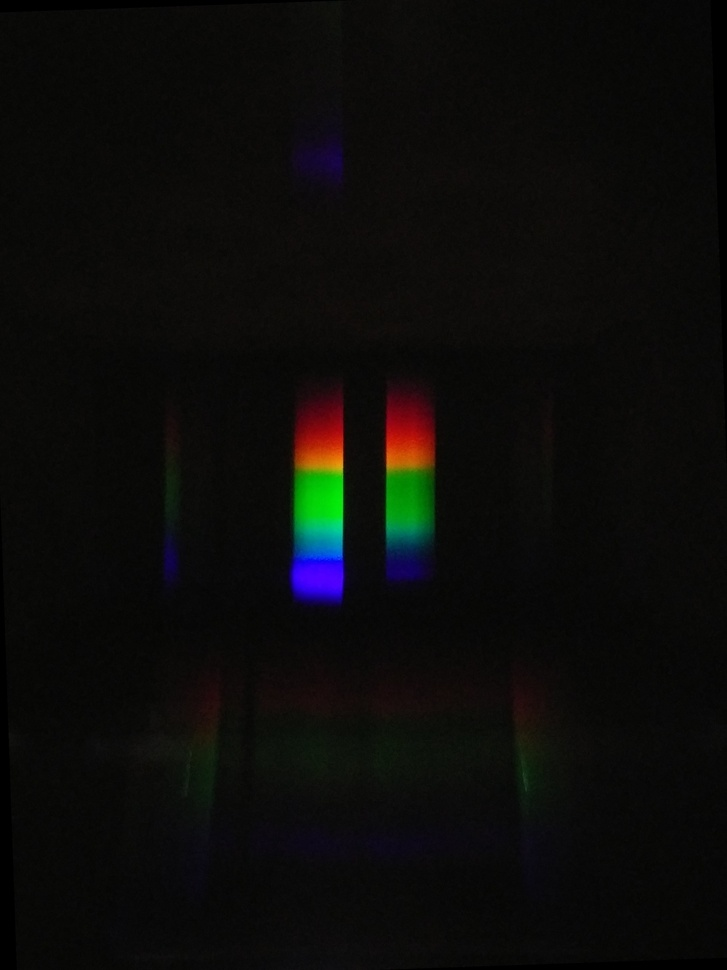
#> input picture EOSpec01/EOS_imgs/example_spec.jpg, 727 x 970 px, shrunk from 2448 x 3264 before the run
$ jupyter execute ImgAna_01.ipynb   (Python 2 division)
#> lines starting #> are read from the running program, lines starting #| are printed output that depends on the picture
# EOSpec image analysis Python/iPythonNotebook code

- Python version 2.7.15 (Anaconda 64-bit)

- A minimal version of the Python image analysis script, ImgAna_minimum.py, is also available in the same repo.

- Feel free to share and modify.

[cell 1]
import sys
print sys.version

## - 00 - import libraries: MatPlotLib for handling images; NumPy for matrix manipulation

[cell 2]
import matplotlib.pyplot as pp
import numpy as np
import math
import warnings

## - 01 - function for displaying images and making figures

[cell 3]
# x_plt: numpy array of plot, datatype float
# marker: marker of 1D-plot
# x_max: range of gray-scale plot

def fig_out( x_plt, fig_dpi=100, marker="k-", x_max=1.0 ):
#> called with x_plt = array of shape (2, 4, 3), fig_dpi = 100, marker = 'k-', x_max = 1
    pp.figure( dpi=fig_dpi )

    if x_plt.ndim == 1:
        # make a 1D plot (use array index as x-coord)
        pp.style.use( "seaborn-darkgrid" )
        pp.plot( x_plt, marker )

    elif x_plt.ndim == 2:
        if len( x_plt[0] ) == 3:
            # make three 1D plot (rgb channels, use array index as x-coord)
            pp.style.use( "seaborn-darkgrid" )
            pp.plot( x_plt[:,0], 'r-' )
            pp.plot( x_plt[:,1], 'g-' )
            pp.plot( x_plt[:,2], 'b-' )
        else:
            # make a 2D grayscale image, with color bar
            pp.style.use( "seaborn-dark" )
            pp.imshow( x_plt, cmap="gray", vmin=0, vmax=x_max )
            pp.colorbar()
            pp.show()

    elif x_plt.ndim == 3:
        # make a 2D RGB image
        pp.style.use( "seaborn-dark" )
        pp.imshow( x_plt )
        pp.show()
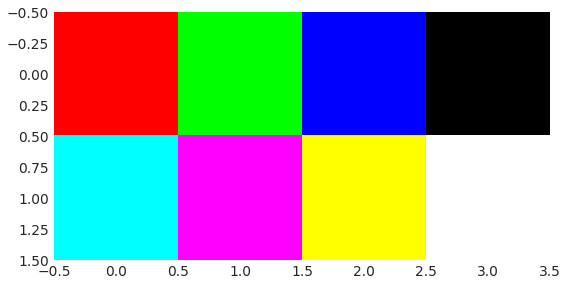
#> figure drawn by matplotlib, 1 panel

    else:
        print("Input not recognized.")
        ## Not raise an error because no other functions depend on the output of this function.

In Python, an image is represented by a 3D-numpy array.
For example, a simple image of:
red, green, blue, black
cyan, purple, yellow, white
can be written as the following:

[cell 4]
xi8 = np.array([[[255,0,0], [0,255,0], [0,0,255], [0,0,0]],
                [[0,255,255], [255,0,255], [255,255,0], [255,255,255]]])
fig_out( xi8, fig_dpi=100 )

- Pixel location matches the element location in the 2D-array x_img.
- Each pixel is an (r,g,b) pixel, with 8-bit (0-255) pixel depth.

[cell 5]
x8 = xi8.astype( float )/255.0
fig_out( x8, fig_dpi=100 )

- Each pixel is converted to float64 (from an 8-bit int)
- fig_out() function works the same

[cell 6]
# example of an image from EOS 1
img_file = "EOSpec01/EOS_imgs/example_spec.jpg"
xi = pp.imread( img_file )
#> xi is the input picture: shape (970, 727, 3); mean R, G, B 11.7, 11.6, 9.9
np.amax(xi)
#> Out = 255

[cell 7]
x_img = xi.astype( float )/255.0
fig_out( x_img, 200 )

[cell 8]
np.shape(x_img)
#> Out = (970, 727, 3)

[cell 9]
x_img.dtype

- Shape of the x_img array is height(Y) * width(X) * 3 (rgb)
- Element of the x_img is float64

## - 02 - function for calculating the color_diff_sum heat map

[cell 10]
# x_img: input image as numpy array, expected to be a 3D float64 array
# fo: figure output

def cal_heatmap( x, fo=False, fdpi=120 ):
    if x.dtype != 'float64':
        raise TypeError( "Image array element is expected to be float64." )

    if x.ndim == 2:
        cds  = abs(x[:,0]-x[:,1])
        cds += abs(x[:,0]-x[:,2])
        cds += abs(x[:,1]-x[:,2])
    elif x.ndim == 3:
        cds  = abs(x[:,:,0]-x[:,:,1])
        cds += abs(x[:,:,0]-x[:,:,2])
        cds += abs(x[:,:,1]-x[:,:,2])
    else:
        raise ValueError( "Dimension of image array is expected to be 2 or 3." )

    cds = cds/np.amax(cds)

    if fo == True:
        fig_out( cds, fig_dpi=fdpi )
#> call 4 of fig_out, with x_plt = array of shape (2, 4), fig_dpi = 120, marker = 'k-', x_max = 1
#> in fig_out (call 4), `pp.show()`:
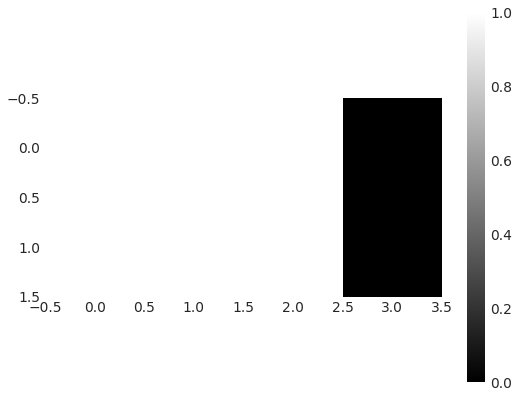
#> figure drawn by matplotlib, 2 panels
    else:
        pass

    return cds

This color_diff_sum metric is used to rank the colorfulness of the pixels.
It highlights bright colors while suppresses white and black, as demonstrated below:

[cell 11]
cal_heatmap( x8, True )

[cell 12]
# try out the heat map function on the example image
hm = cal_heatmap( x_img, True )
#> call 2 of cal_heatmap, with fo = True, fdpi = 120
#> in cal_heatmap (call 2), `cds  = abs(x[:,:,0]-x[:,:,1])`:
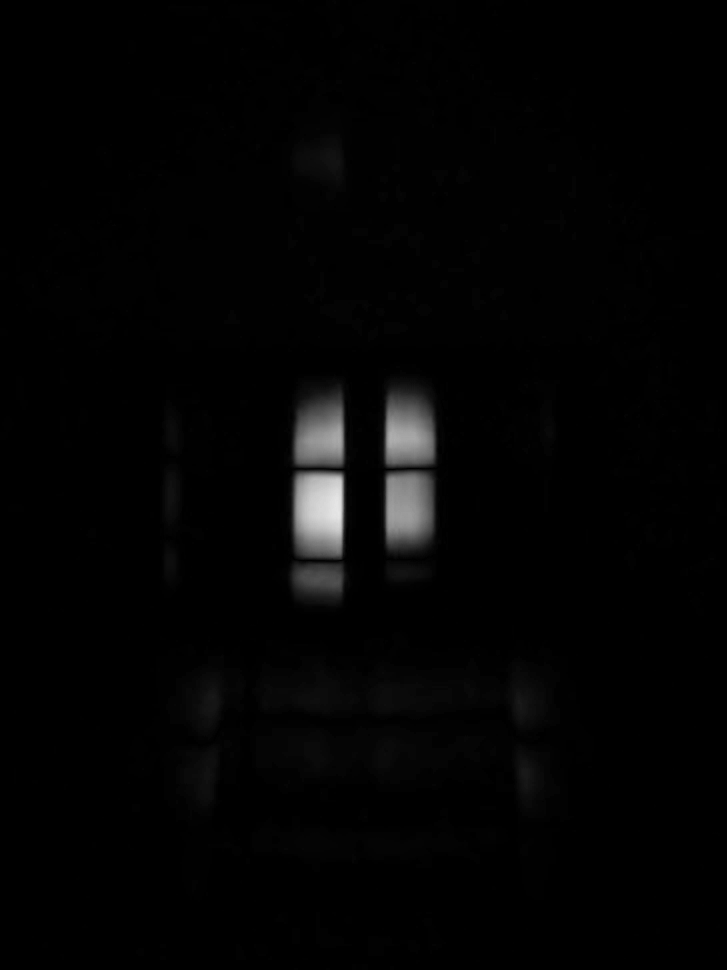
#> cds: shape (970, 727) float64; min 0, max 0.906, mean 0.0144
#> in cal_heatmap (call 2), `cds += abs(x[:,:,0]-x[:,:,2])`:
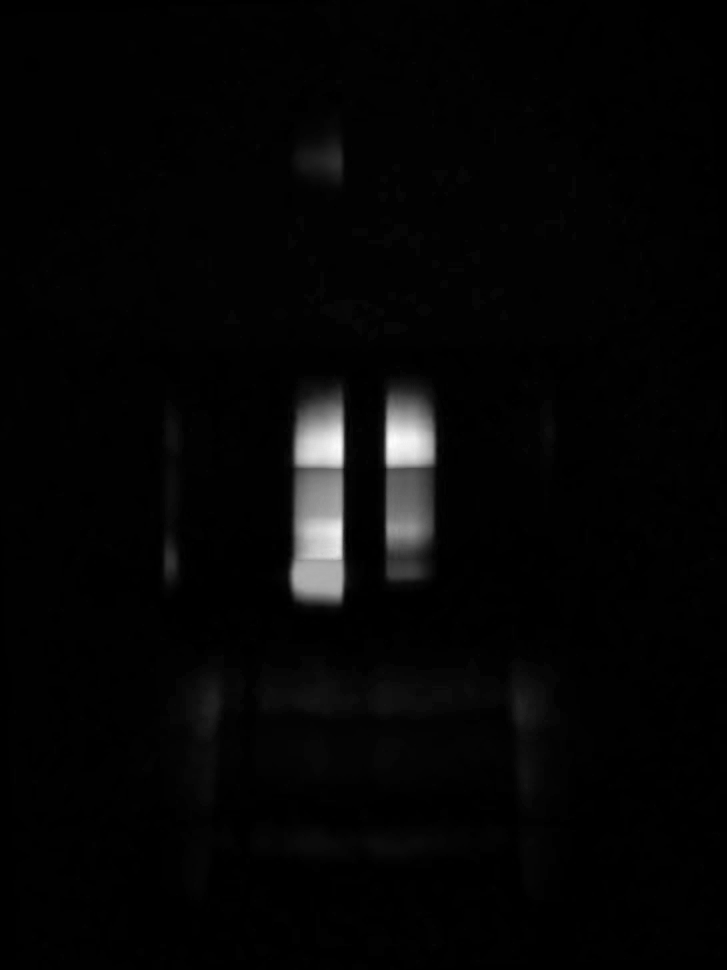
#> cds: shape (970, 727) float64; min 0, max 1.45, mean 0.0332; drawn with min black and max white
#> in fig_out (call 5), `pp.show()`:
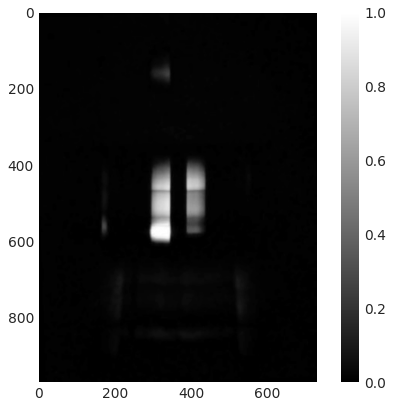
#> figure drawn by matplotlib, 2 panels

## - 03 - function for correcting the alignment of the spectra

The PIL library is needed for rotating images. If PIL library is not available, you may manually correct the alignment and skip this step.

[cell 13]
try:
    from PIL import Image
    PIL_imported = True
    print("PIL module imported.")
except ImportError:
    PIL_imported = False
    print("PIL module not available. Cannot do spectra alignment.")

[cell 14]
def align_spec(img, n=0.5, fo=False):
#> called with img = 'EOSpec01/EOS_imgs/example_spec_rot.jpg', n = 0.5, fo = False
    if PIL_imported == False:
        raise RuntimeError( "PIL library not available." )
    else:
        pass

    xir = pp.imread( img )
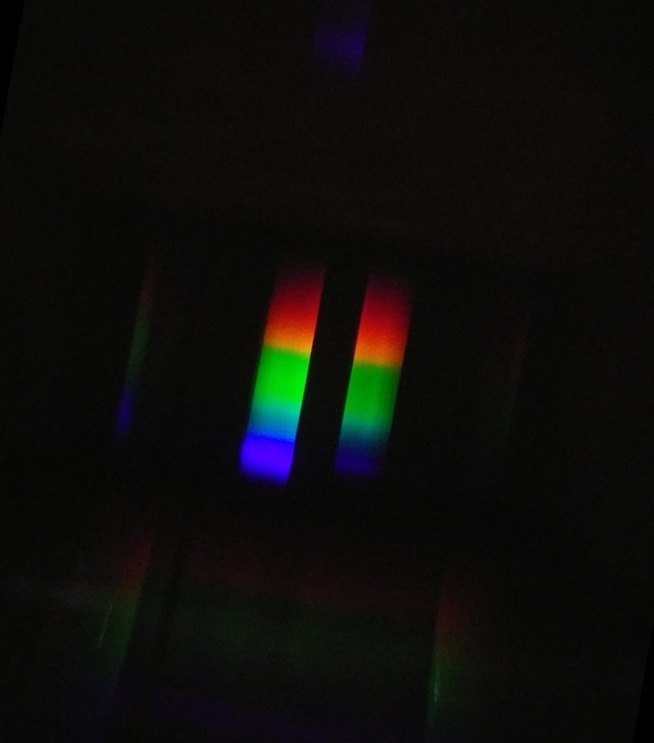
#> input picture EOSpec01/EOS_imgs/example_spec_rot.jpg, 654 x 743 px, shrunk from 2200 x 2500 before the run
#> xir is the input picture: shape (743, 654, 3); mean R, G, B 13, 13, 11
    xr_img = xir.astype( float )/255.0
    hm_img = cal_heatmap( xr_img )
#> call 3 of cal_heatmap, with fo = False, fdpi = 120
#> in cal_heatmap (call 3), `cds  = abs(x[:,:,0]-x[:,:,1])`:
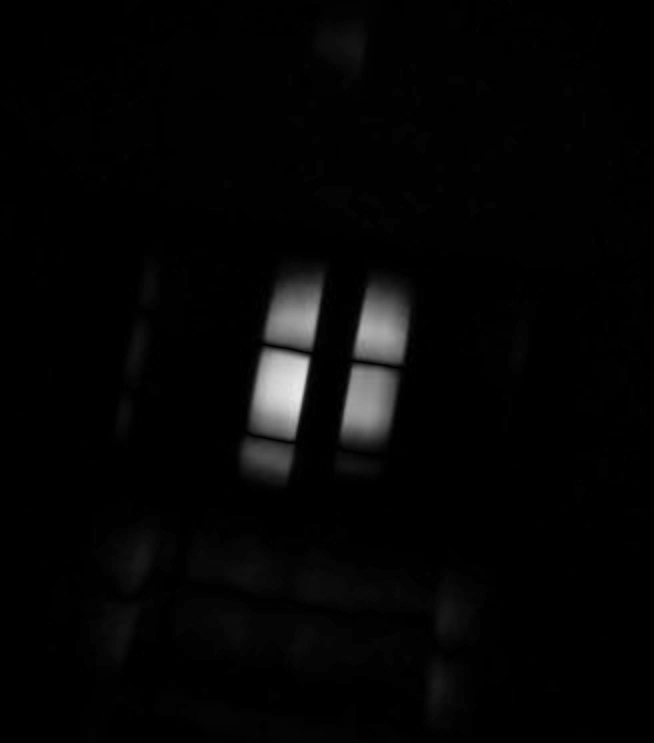
#> cds: shape (743, 654) float64; min 0, max 0.918, mean 0.0207
#> in cal_heatmap (call 3), `cds += abs(x[:,:,0]-x[:,:,2])`:
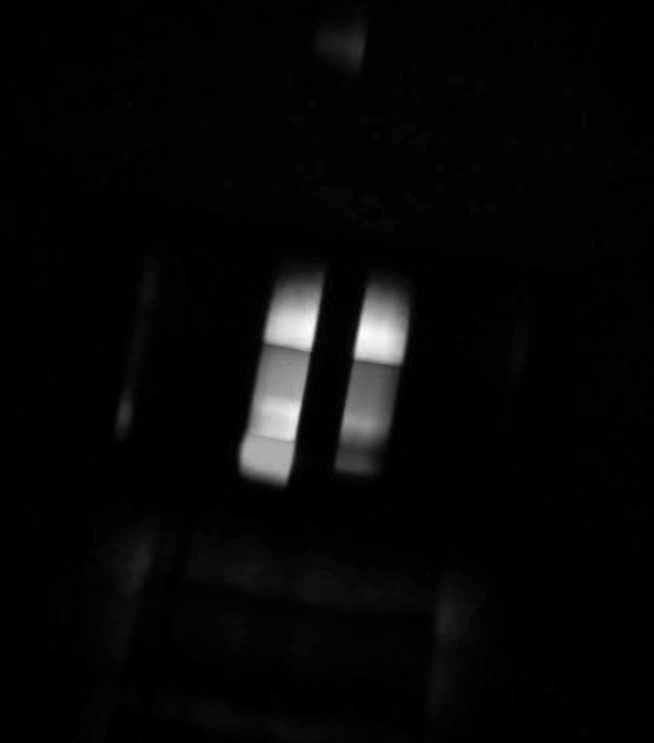
#> cds: shape (743, 654) float64; min 0, max 1.46, mean 0.0454; drawn with min black and max white

    x0 = hm_img.mean( axis=0 )
#> x0 = 654 values, max 0.208 at index 284, min 0.00583 at index 653, mean 0.0343
    x0 = x0/x0.max()
#> x0 = 654 values, max 1 at index 284, min 0.028 at index 653, mean 0.165
    x0thres = np.argwhere( x0 > n ).flatten()
#> x0thres = 81 values from 256 to 385
    x1 = hm_img.mean( axis=1 )
#> x1 = 743 values, max 0.121 at index 337, min 0.00383 at index 500, mean 0.0343
    x1 = x1/x1.max()
#> x1 = 743 values, max 1 at index 337, min 0.0317 at index 500, mean 0.284
    x1thres = np.argwhere( x1 > n ).flatten()
#> x1thres = 172 values from 302 to 473

    xr_spc = xr_img[x1thres[0]:x1thres[-1], x0thres[0]:x0thres[-1], :]
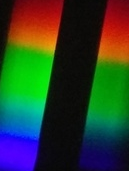
#> xr_spc: shape (171, 129, 3) float64; mean R, G, B 0.167, 0.252, 0.167
    fig_out( xr_spc )

# for Python 2:
    a, b = input("Input the x-range of the edge (2 integers): ")
# [5 lines of commented-out code are left out]

    fig_out( xr_spc[:, a:b, :] )
# for Python 2:
    p = raw_input( "Ok to proceed? (Y/n): " )
# for Python 3:
#     p = input( "Ok to proceed? (Y/n): " )
    if p=='N' or p=='n':
        return 0
    else:
        pass

    hmr_spc = cal_heatmap( xr_spc[:, a:b, :] )
    edge_x, edge_y = [], []
    for i in range( np.shape(hmr_spc)[0] ):
        edge = np.argwhere( hmr_spc[i,:] > 0.2 ).flatten()
        if len(edge)==0:
            print("No edge found.")
        else:
            edge_x.append( edge[-1] )
            edge_y.append( i )
    edge_x = np.array(edge_x)
    edge_y = np.array(edge_y)
    k = np.polyfit( edge_y, edge_x, 1 )[0]
    rot_ang = -1.*math.atan(k)*180./math.pi
    print( rot_ang )

    img_ori = Image.open( img )
    img_crt = img_ori.rotate( rot_ang )
    file_ID, file_ext = img.split('.')
    img_crt.save( file_ID+"_crt."+file_ext )
    print("Corrected image saved.")

    if fo == True:
        img_crt.show()
    else: pass
